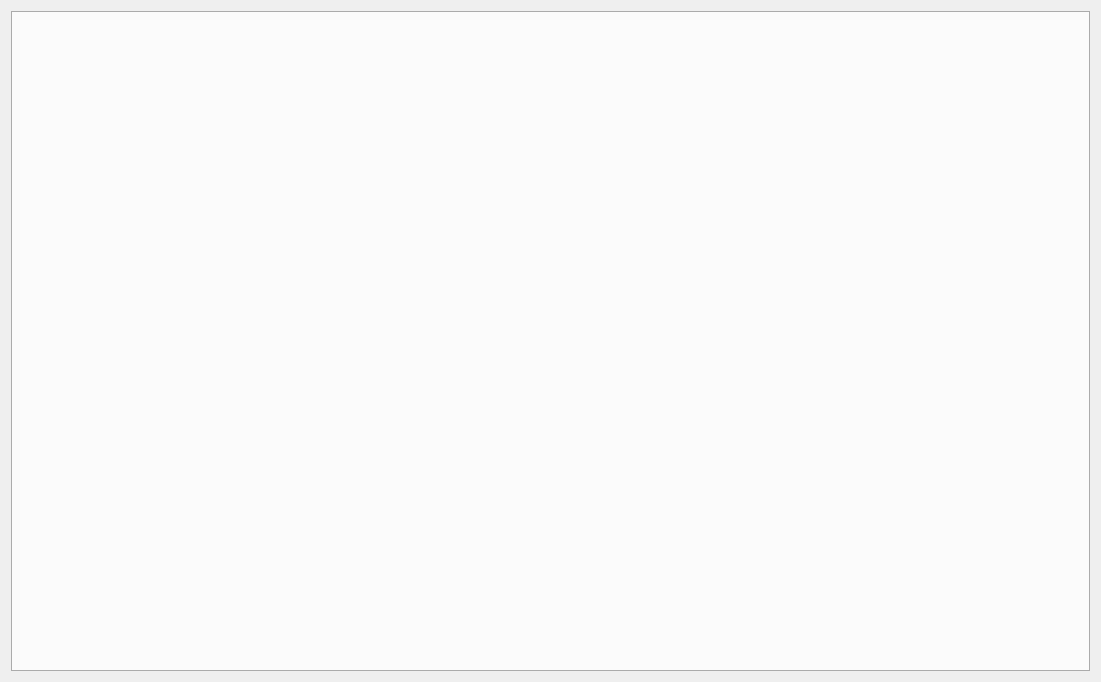
<?xml version="1.0" encoding="UTF-8"?>
<ui version="4.0">
 <class>ShellTabWidget</class>
 <widget class="QWidget" name="ShellTabWidget">
  <property name="geometry">
   <rect>
    <x>0</x>
    <y>0</y>
    <width>1101</width>
    <height>682</height>
   </rect>
  </property>
  <property name="windowTitle">
   <string>Form</string>
  </property>
  <layout class="QGridLayout" name="gridLayout">
   <item row="0" column="0">
    <widget class="QTabWidget" name="tabWidget">
     <property name="tabPosition">
      <enum>QTabWidget::South</enum>
     </property>
     <property name="currentIndex">
      <number>-1</number>
     </property>
     <property name="documentMode">
      <bool>false</bool>
     </property>
     <property name="tabsClosable">
      <bool>true</bool>
     </property>
    </widget>
   </item>
  </layout>
 </widget>
 <resources/>
 <connections/>
</ui>
